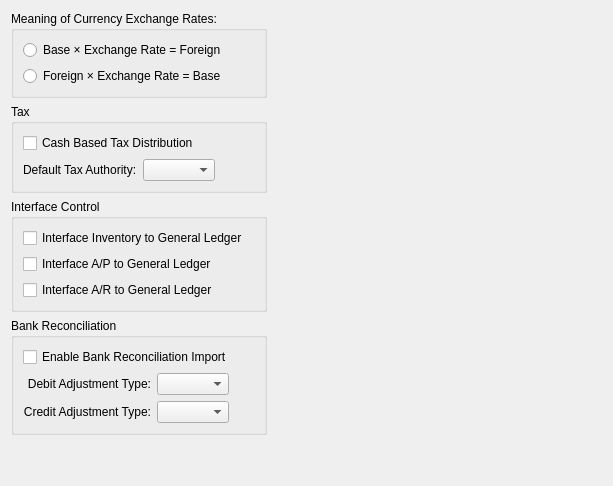
     <widget class="QWidget" name="_globalTab">
      <attribute name="title">
       <string>Global</string>
      </attribute>
      <layout class="QHBoxLayout" name="horizontalLayout_4">
       <item>
        <layout class="QVBoxLayout" name="verticalLayout_10">
         <item>
          <layout class="QVBoxLayout" name="verticalLayout_5">
           <item>
            <widget class="QGroupBox" name="_exchangeRateSense">
             <property name="title">
              <string>Meaning of Currency Exchange Rates:</string>
             </property>
             <layout class="QVBoxLayout">
              <item>
               <widget class="QRadioButton" name="_baseToLocal">
                <property name="text">
                 <string>Base × Exchange Rate = Foreign</string>
                </property>
               </widget>
              </item>
              <item>
               <widget class="QRadioButton" name="_localToBase">
                <property name="text">
                 <string>Foreign × Exchange Rate = Base</string>
                </property>
               </widget>
              </item>
             </layout>
            </widget>
           </item>
           <item>
            <widget class="QGroupBox" name="_taxGroup">
             <property name="title">
              <string>Tax</string>
             </property>
             <layout class="QGridLayout" name="gridLayout_11">
              <item row="1" column="0">
               <layout class="QHBoxLayout">
                <item>
                 <widget class="QLabel" name="_taxauthLit">
                  <property name="text">
                   <string>Default Tax Authority:</string>
                  </property>
                  <property name="buddy">
                   <cstring>_taxauth</cstring>
                  </property>
                 </widget>
                </item>
                <item>
                 <widget class="XComboBox" name="_taxauth">
                  <property name="allowNull">
                   <bool>true</bool>
                  </property>
                  <property name="nullStr">
                   <string>None</string>
                  </property>
                  <property name="type">
                   <enum>XComboBox::TaxAuths</enum>
                  </property>
                 </widget>
                </item>
                <item>
                 <spacer>
                  <property name="orientation">
                   <enum>Qt::Horizontal</enum>
                  </property>
                  <property name="sizeType">
                   <enum>QSizePolicy::MinimumExpanding</enum>
                  </property>
                  <property name="sizeHint" stdset="0">
                   <size>
                    <width>40</width>
                    <height>20</height>
                   </size>
                  </property>
                 </spacer>
                </item>
               </layout>
              </item>
              <item row="0" column="0">
               <widget class="QCheckBox" name="_cashBasedTax">
                <property name="text">
                 <string>Cash Based Tax Distribution</string>
                </property>
               </widget>
              </item>
             </layout>
            </widget>
           </item>
           <item>
            <widget class="QGroupBox" name="_interfaceGroup">
             <property name="title">
              <string>Interface Control</string>
             </property>
             <layout class="QVBoxLayout" name="verticalLayout_3">
              <item>
               <widget class="QCheckBox" name="_int2gl">
                <property name="text">
                 <string>Interface Inventory to General Ledger</string>
                </property>
               </widget>
              </item>
              <item>
               <widget class="QCheckBox" name="_intap2gl">
                <property name="text">
                 <string>Interface A/P to General Ledger</string>
                </property>
               </widget>
              </item>
              <item>
               <widget class="QCheckBox" name="_intar2gl">
                <property name="text">
                 <string>Interface A/R to General Ledger</string>
                </property>
               </widget>
              </item>
             </layout>
            </widget>
           </item>
           <item>
            <widget class="QGroupBox" name="_bankReconGroup">
             <property name="title">
              <string>Bank Reconciliation</string>
             </property>
             <layout class="QVBoxLayout" name="verticalLayout_4">
              <item>
               <widget class="QCheckBox" name="_importBankRecon">
                <property name="text">
                 <string>Enable Bank Reconciliation Import</string>
                </property>
               </widget>
              </item>
              <item>
               <layout class="QHBoxLayout" name="horizontalLayout_11">
                <item>
                 <layout class="QGridLayout" name="gridLayout">
                  <item row="0" column="0">
                   <widget class="QLabel" name="_debitBankadjtypeLit">
                    <property name="text">
                     <string>Debit Adjustment Type:</string>
                    </property>
                    <property name="alignment">
                     <set>Qt::AlignRight|Qt::AlignTrailing|Qt::AlignVCenter</set>
                    </property>
                   </widget>
                  </item>
                  <item row="0" column="1">
                   <widget class="XComboBox" name="_debitBankadjtype">
                    <property name="sizePolicy">
                     <sizepolicy hsizetype="Expanding" vsizetype="Fixed">
                      <horstretch>0</horstretch>
                      <verstretch>0</verstretch>
                     </sizepolicy>
                    </property>
                   </widget>
                  </item>
                  <item row="1" column="0">
                   <widget class="QLabel" name="_creditBankadjtypeLit">
                    <property name="text">
                     <string>Credit Adjustment Type:</string>
                    </property>
                    <property name="alignment">
                     <set>Qt::AlignRight|Qt::AlignTrailing|Qt::AlignVCenter</set>
                    </property>
                   </widget>
                  </item>
                  <item row="1" column="1">
                   <widget class="XComboBox" name="_creditBankadjtype">
                    <property name="sizePolicy">
                     <sizepolicy hsizetype="Expanding" vsizetype="Fixed">
                      <horstretch>0</horstretch>
                      <verstretch>0</verstretch>
                     </sizepolicy>
                    </property>
                   </widget>
                  </item>
                 </layout>
                </item>
                <item>
                 <spacer name="horizontalSpacer_9">
                  <property name="orientation">
                   <enum>Qt::Horizontal</enum>
                  </property>
                  <property name="sizeHint" stdset="0">
                   <size>
                    <width>17</width>
                    <height>20</height>
                   </size>
                  </property>
                 </spacer>
                </item>
               </layout>
              </item>
             </layout>
            </widget>
           </item>
          </layout>
         </item>
         <item>
          <spacer name="verticalSpacer">
           <property name="orientation">
            <enum>Qt::Vertical</enum>
           </property>
           <property name="sizeHint" stdset="0">
            <size>
             <width>20</width>
             <height>40</height>
            </size>
           </property>
          </spacer>
         </item>
        </layout>
       </item>
       <item>
        <spacer name="horizontalSpacer_4">
         <property name="orientation">
          <enum>Qt::Horizontal</enum>
         </property>
         <property name="sizeHint" stdset="0">
          <size>
           <width>335</width>
           <height>20</height>
          </size>
         </property>
        </spacer>
       </item>
      </layout>
     </widget>
